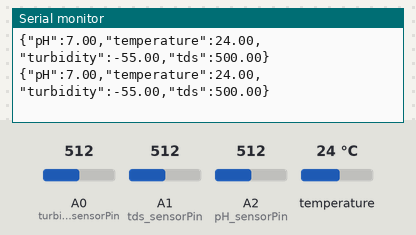
A program run on a simulated Arduino Uno, built with avr-gcc and run on an emulated ATmega328P. On the bench: the last lines printed to the serial monitor. The test bench sets the inputs (shaded band); at power-on: temperature 24 °C, A0 (turbidity_sensorPin) = 512, A1 (tds_sensorPin) = 512, A2 (pH_sensorPin) = 512.

Above: at 3.3 s.
3.4 s: temperature set to 12 °C
At 5.5 s:
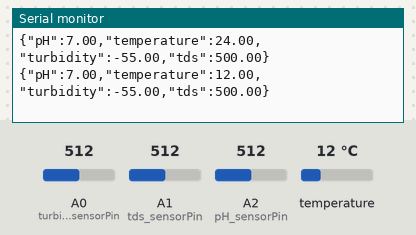
5.9 s: A0 (turbidity_sensorPin) set to 716
At 6.8 s:
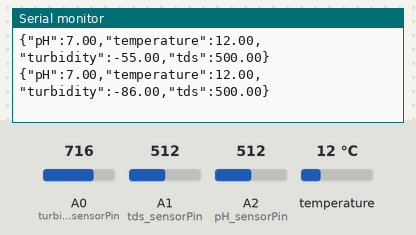
8.4 s: A1 (tds_sensorPin) set to 716
At 10.6 s:
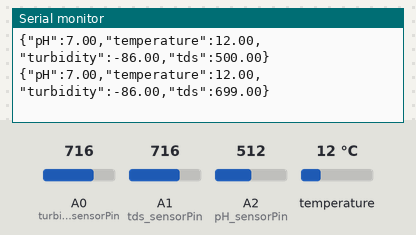
10.9 s: A2 (pH_sensorPin) set to 716
At 12.1 s:
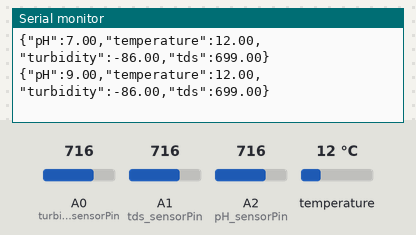
13.4 s: temperature set to 19 °C
At 15.7 s:
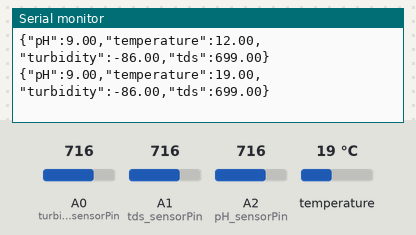
15.9 s: A0 (turbidity_sensorPin) set to 992
At 17.3 s:
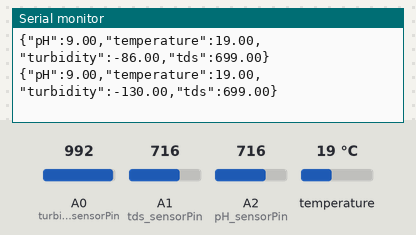
Timing chart, 0 to 18.9 s (numbered marks = the images above; inputs shaded):
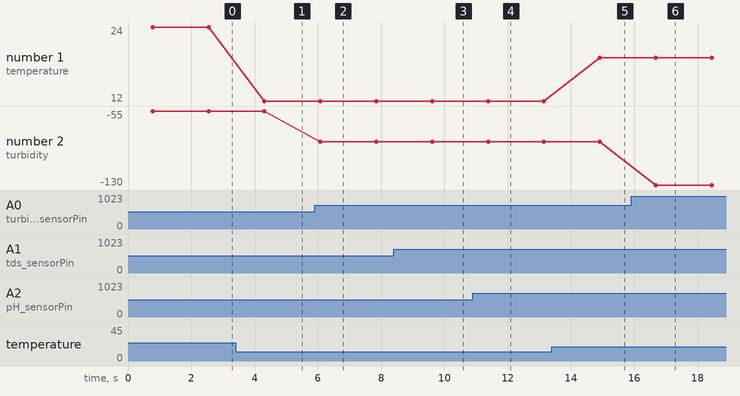

The program:

main.cpp
```cpp
#include <Arduino.h>
#include <OneWire.h>
#include <DallasTemperature.h>

struct SensorData
{
  float pH;
  float temperature;
  float turbidity;
  float TDS;
};
SensorData data;

int temperature_sensorPin = 2;
int turbidity_sensorPin = A0;
int tds_sensorPin = A1;
int pH_sensorPin = A2;

OneWire oneWire(temperature_sensorPin);
DallasTemperature tempSensor(&oneWire);

void setup()
{
  Serial.begin(9600);
  tempSensor.begin();
  pinMode(pH_sensorPin, INPUT);
  pinMode(turbidity_sensorPin, INPUT);
  pinMode(tds_sensorPin, INPUT);
}

float phConversion(float voltage)
{
  float pH = map(voltage, 0, 1023, 0, 14);
  return pH;
}

float turbidityConversion(float voltage)
{
  float turbidity = map(voltage, 0, 640, 100, 0) - 75;
  return turbidity;
}

float tdsConversion(float voltage)
{
  float tds = map(voltage, 0, 1023, 0, 1000);
  return tds;
}


void loop()
{
  tempSensor.requestTemperatures();
  data.temperature = tempSensor.getTempCByIndex(0);
  data.turbidity = turbidityConversion(analogRead(turbidity_sensorPin));
  data.TDS = tdsConversion(analogRead(tds_sensorPin));
  data.pH = phConversion(analogRead(pH_sensorPin));
  Serial.print(F("{\"pH\":"));
  Serial.print(data.pH, 2);
  Serial.print(F(",\"temperature\":"));
  Serial.print(data.temperature, 2);
  Serial.print(F(",\"turbidity\":"));
  Serial.print(data.turbidity, 2);
  Serial.print(F(",\"tds\":"));
  Serial.print(data.TDS, 2);
  Serial.println(F("}"));
  delay(1000);
}
```

Measured:
- after the input at 3.4 s, the serial monitor: prints a new line after 0.91 s (image 1)
- after the input at 5.9 s, the serial monitor: prints a new line after 0.18 s (image 2)
- after the input at 8.4 s, the serial monitor: prints a new line after 1.2 s (image 3)
- after the input at 10.9 s, the serial monitor: prints a new line after 0.48 s (image 4)
- after the input at 13.4 s, the serial monitor: prints a new line after 1.5 s (image 5)
- after the input at 15.9 s, the serial monitor: prints a new line after 0.78 s (image 6)
- plotted number 1: 24 → 12 after the input at 3.4 s, 12 → 19 after the input at 13.4 s
- plotted number 2: -55 → -86 after the input at 5.9 s, -86 → -130 after the input at 15.9 s
